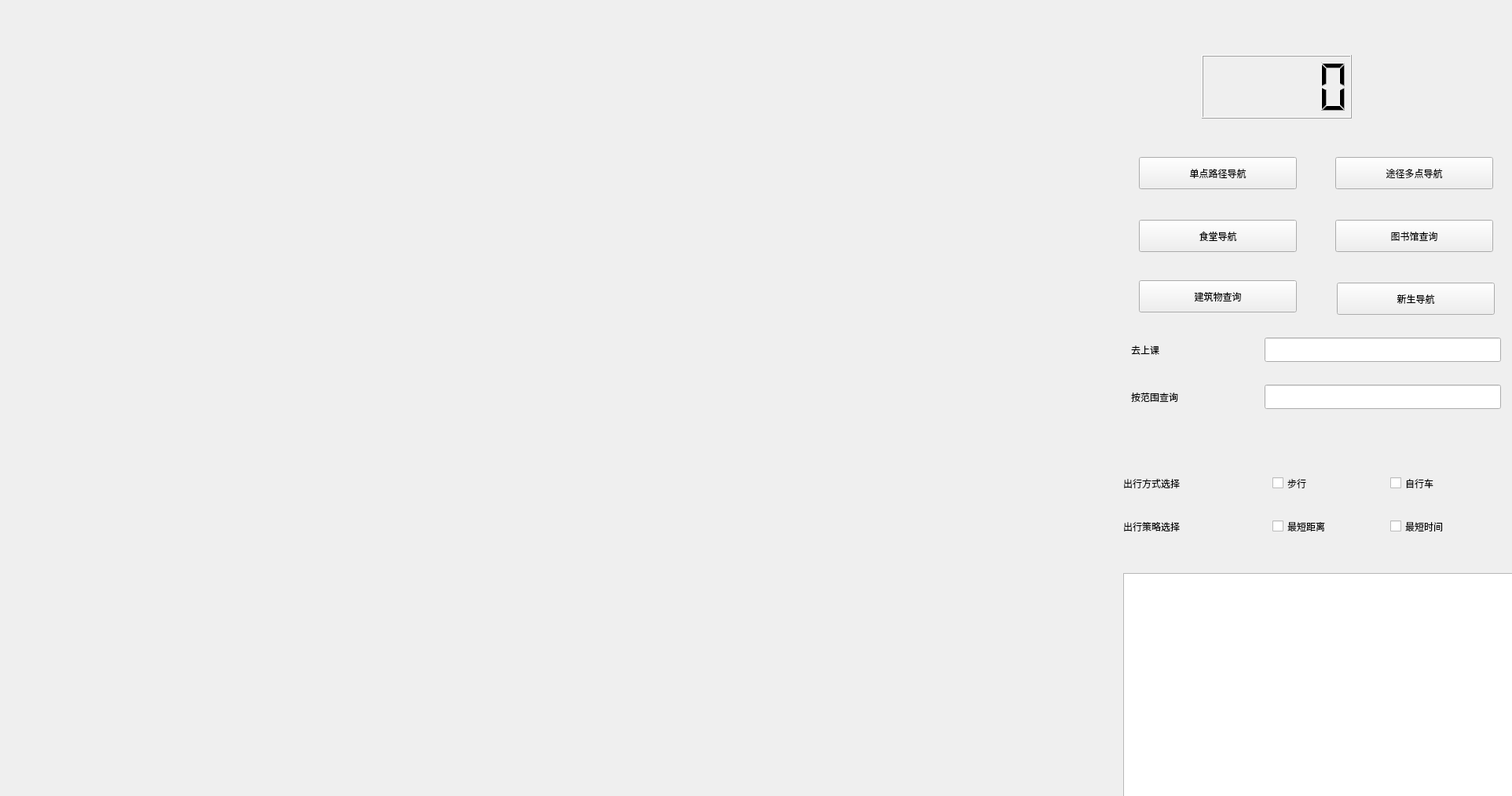
<?xml version="1.0" encoding="UTF-8"?>
<ui version="4.0">
 <class>NaviWindow</class>
 <widget class="QWidget" name="NaviWindow">
  <property name="geometry">
   <rect>
    <x>0</x>
    <y>0</y>
    <width>1925</width>
    <height>1014</height>
   </rect>
  </property>
  <property name="windowTitle">
   <string>Form</string>
  </property>
  <property name="styleSheet">
   <string notr="true">font: 18pt &quot;楷体&quot;;</string>
  </property>
  <widget class="QPushButton" name="singlePointBtn">
   <property name="geometry">
    <rect>
     <x>1450</x>
     <y>200</y>
     <width>201</width>
     <height>41</height>
    </rect>
   </property>
   <property name="styleSheet">
    <string notr="true"/>
   </property>
   <property name="text">
    <string>单点路径导航</string>
   </property>
  </widget>
  <widget class="QPushButton" name="multiPointBtn">
   <property name="geometry">
    <rect>
     <x>1700</x>
     <y>200</y>
     <width>201</width>
     <height>41</height>
    </rect>
   </property>
   <property name="text">
    <string>途径多点导航</string>
   </property>
  </widget>
  <widget class="QLCDNumber" name="lcdTime">
   <property name="geometry">
    <rect>
     <x>1530</x>
     <y>70</y>
     <width>191</width>
     <height>81</height>
    </rect>
   </property>
  </widget>
  <widget class="QTextEdit" name="textEdit">
   <property name="geometry">
    <rect>
     <x>1430</x>
     <y>730</y>
     <width>521</width>
     <height>321</height>
    </rect>
   </property>
  </widget>
  <widget class="QLineEdit" name="searchByScope">
   <property name="geometry">
    <rect>
     <x>1610</x>
     <y>490</y>
     <width>301</width>
     <height>31</height>
    </rect>
   </property>
  </widget>
  <widget class="QLabel" name="label_2">
   <property name="geometry">
    <rect>
     <x>1440</x>
     <y>490</y>
     <width>161</width>
     <height>31</height>
    </rect>
   </property>
   <property name="text">
    <string>按范围查询</string>
   </property>
  </widget>
  <widget class="QLineEdit" name="goToClass">
   <property name="geometry">
    <rect>
     <x>1610</x>
     <y>430</y>
     <width>301</width>
     <height>31</height>
    </rect>
   </property>
  </widget>
  <widget class="QLabel" name="label">
   <property name="geometry">
    <rect>
     <x>1440</x>
     <y>430</y>
     <width>151</width>
     <height>31</height>
    </rect>
   </property>
   <property name="text">
    <string>去上课</string>
   </property>
  </widget>
  <widget class="QCheckBox" name="walkCheck">
   <property name="geometry">
    <rect>
     <x>1620</x>
     <y>600</y>
     <width>135</width>
     <height>31</height>
    </rect>
   </property>
   <property name="text">
    <string>步行</string>
   </property>
  </widget>
  <widget class="QCheckBox" name="bikeCheck">
   <property name="geometry">
    <rect>
     <x>1770</x>
     <y>600</y>
     <width>141</width>
     <height>31</height>
    </rect>
   </property>
   <property name="text">
    <string>自行车</string>
   </property>
  </widget>
  <widget class="QCheckBox" name="minDisCheck">
   <property name="geometry">
    <rect>
     <x>1620</x>
     <y>650</y>
     <width>151</width>
     <height>41</height>
    </rect>
   </property>
   <property name="text">
    <string>最短距离</string>
   </property>
  </widget>
  <widget class="QCheckBox" name="minTimeCheck">
   <property name="geometry">
    <rect>
     <x>1770</x>
     <y>650</y>
     <width>180</width>
     <height>41</height>
    </rect>
   </property>
   <property name="text">
    <string>最短时间</string>
   </property>
  </widget>
  <widget class="QLabel" name="label_3">
   <property name="geometry">
    <rect>
     <x>1430</x>
     <y>600</y>
     <width>191</width>
     <height>31</height>
    </rect>
   </property>
   <property name="text">
    <string>出行方式选择</string>
   </property>
  </widget>
  <widget class="QLabel" name="label_4">
   <property name="geometry">
    <rect>
     <x>1430</x>
     <y>650</y>
     <width>181</width>
     <height>41</height>
    </rect>
   </property>
   <property name="text">
    <string>出行策略选择</string>
   </property>
  </widget>
  <widget class="QPushButton" name="dinBtn">
   <property name="geometry">
    <rect>
     <x>1450</x>
     <y>280</y>
     <width>201</width>
     <height>41</height>
    </rect>
   </property>
   <property name="text">
    <string>食堂导航</string>
   </property>
  </widget>
  <widget class="QPushButton" name="libBtn">
   <property name="geometry">
    <rect>
     <x>1700</x>
     <y>280</y>
     <width>201</width>
     <height>41</height>
    </rect>
   </property>
   <property name="text">
    <string>图书馆查询</string>
   </property>
  </widget>
  <widget class="QPushButton" name="searchByName">
   <property name="geometry">
    <rect>
     <x>1450</x>
     <y>357</y>
     <width>201</width>
     <height>41</height>
    </rect>
   </property>
   <property name="text">
    <string>建筑物查询</string>
   </property>
  </widget>
  <widget class="QPushButton" name="newStudents">
   <property name="geometry">
    <rect>
     <x>1702</x>
     <y>360</y>
     <width>201</width>
     <height>41</height>
    </rect>
   </property>
   <property name="text">
    <string>新生导航</string>
   </property>
  </widget>
 </widget>
 <resources/>
 <connections/>
</ui>
